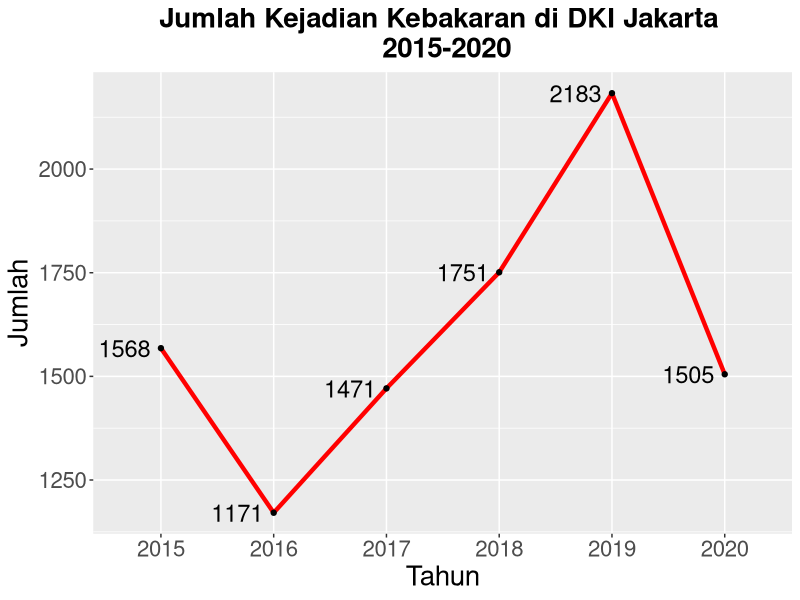
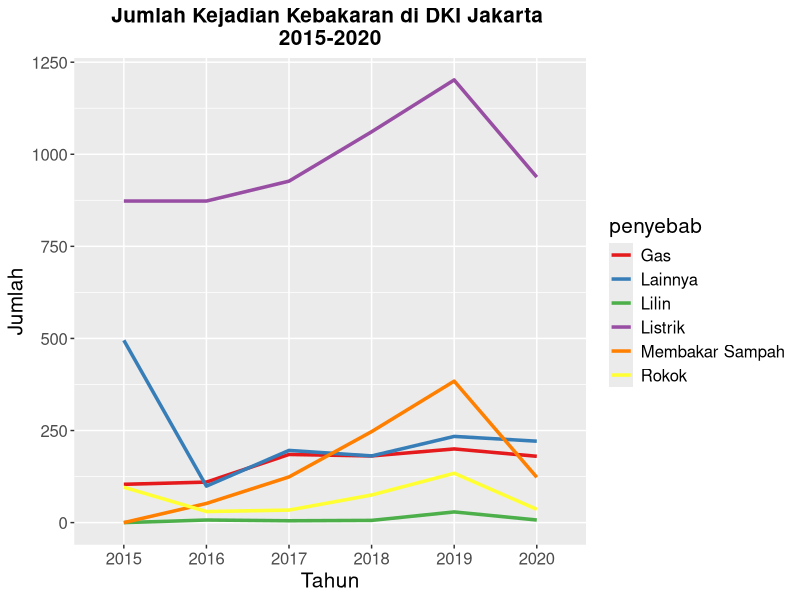
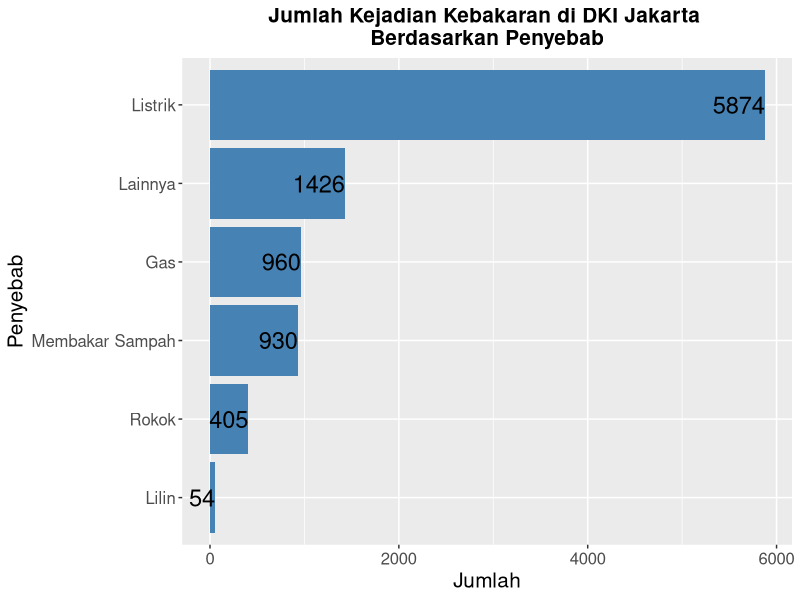
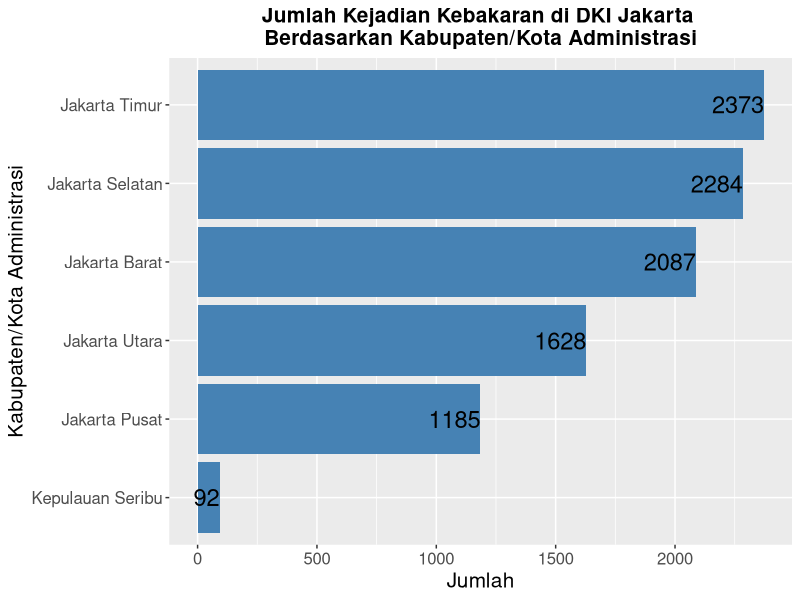
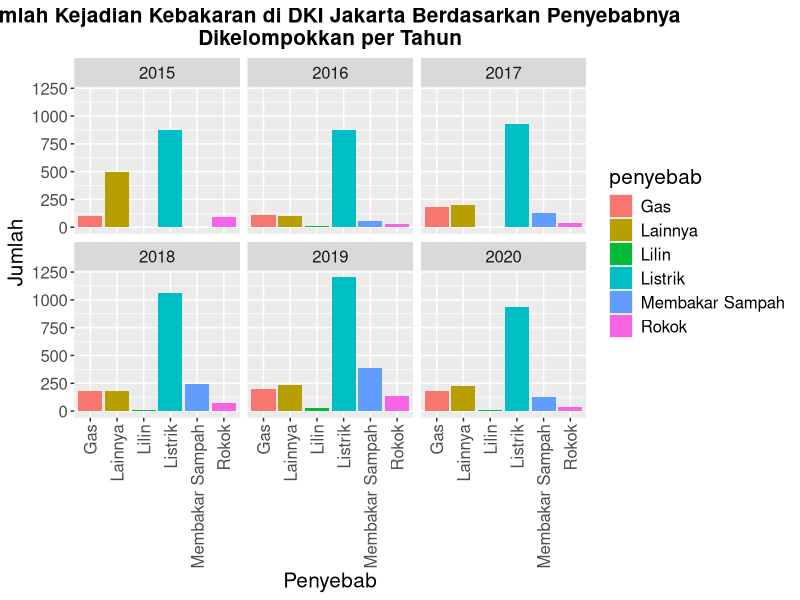
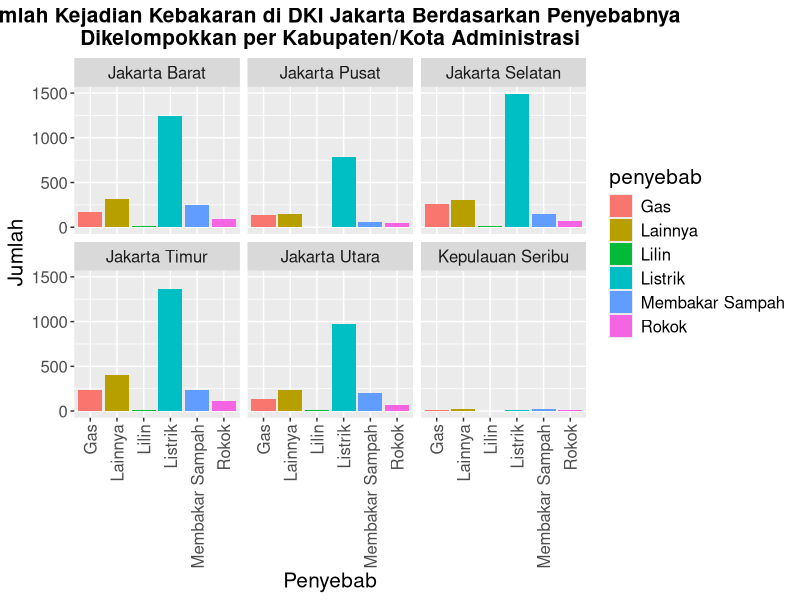
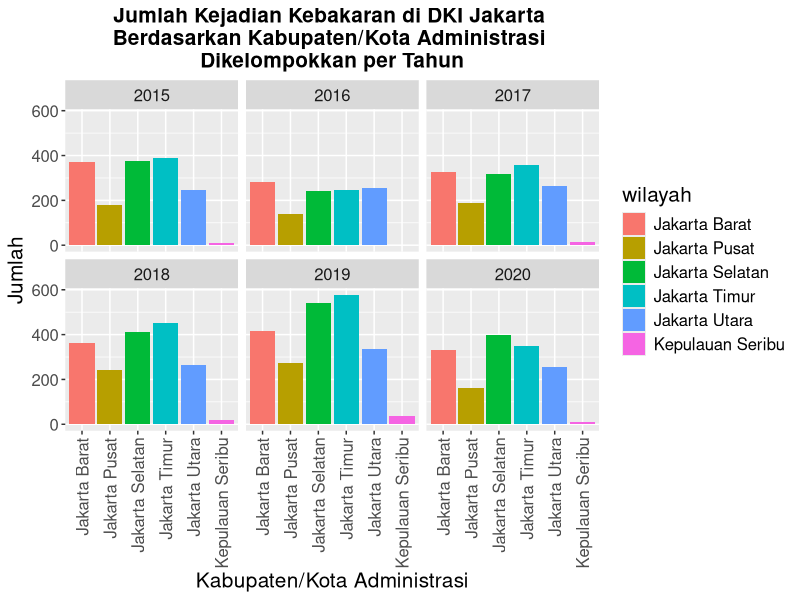

Here is the R script that generated these plots, in order:
# Import library
library(readr)
library(ggplot2)
library(dplyr)

# Import data
data <- read_csv("PenyebabKebakaranJakarta.csv")
print(data)

# Melihat nilai unik
unique(data[c("tahun")])
unique(data[c("wilayah")])
unique(data[c("penyebab")])

# Mengubah jenis data
data$tahun <- as.factor(data$tahun)
data$wilayah <- as.factor(data$wilayah)
data$penyebab <- as.factor(data$penyebab)
head(data)

# Melihat missing data
sum(is.na(data))

# Membuat data dalam pertahun
pertahun <- aggregate(jumlah~tahun, data, sum)
ggplot(pertahun, aes(x=tahun,y=jumlah,group=1)) +
  geom_line(stat='identity',color='red',size=1.5) + 
  geom_point() +
  geom_text(aes(label=jumlah),hjust=1.2, color="black", size=6, parse=TRUE) +
  ggtitle("Jumlah Kejadian Kebakaran di DKI Jakarta \n 2015-2020") +
  labs(x='Tahun',y='Jumlah') +
  theme(plot.title = element_text(hjust = 0.5,size=20,face='bold'),text = element_text(size=20))

# Membuat trend plot tiap tahun
trend <- data %>%
          group_by(tahun,penyebab) %>%
          summarise(jumlah = sum(jumlah))
ggplot(trend,aes(x = tahun, y = jumlah, colour = penyebab, group = penyebab)) +
  geom_line(size=1.2) +
  ggtitle("Jumlah Kejadian Kebakaran di DKI Jakarta \n2015-2020") +
  labs(x='Tahun',y='Jumlah') +
  theme(plot.title = element_text(hjust = 0.5,size=15,face='bold'),text = element_text(size=15)) +
  scale_colour_brewer(palette="Set1") 

# Membuat Bar chart Penyebab Kebakaran
penyebab <- aggregate(jumlah~penyebab, data, sum)
ggplot(penyebab, aes(x=reorder(penyebab,jumlah),y=jumlah)) +
  geom_bar(stat="identity", fill='steelblue') +
  geom_text(aes(label=jumlah),hjust=1, color="black", size=6, parse=TRUE) +
  ggtitle("Jumlah Kejadian Kebakaran di DKI Jakarta \nBerdasarkan Penyebab") +
  labs(x='Penyebab',y='Jumlah') +
  theme(plot.title = element_text(hjust = 0.5,size=15,face='bold'),text = element_text(size=15)) +
  coord_flip()

# Membuat Bar chart Penyebab Kebakaran berdasarkan wilayah
wilayah <- aggregate(jumlah~wilayah,data,sum)
ggplot(wilayah, aes(x=reorder(wilayah,jumlah),y=jumlah)) +
  geom_bar(stat="identity", fill='steelblue') +
  geom_text(aes(label=jumlah),hjust=1, color="black", size=6, parse=TRUE) +
  ggtitle("Jumlah Kejadian Kebakaran di DKI Jakarta \nBerdasarkan Kabupaten/Kota Administrasi") +
  labs(x='Kabupaten/Kota Administrasi',y='Jumlah') +
  theme(plot.title = element_text(hjust = 0.5,size=15,face='bold'),text = element_text(size=15)) +
  coord_flip()

# Bar chart Jumlah Kejadian Kebakaran berdasarkan penyebab per tahun
ggplot(data, aes(x=penyebab,y=jumlah,fill=penyebab)) +
  geom_bar(stat="identity") +
  ggtitle("Jumlah Kejadian Kebakaran di DKI Jakarta Berdasarkan Penyebabnya \nDikelompokkan per Tahun") +
  labs(x='Penyebab',y='Jumlah') +
  theme(plot.title = element_text(hjust=0.5,size=15,face='bold'),axis.text.x=element_text(angle = 90,vjust = 0.5, hjust=1),text = element_text(size=15)) + 
  facet_wrap(~tahun)

# Bar chart Jumlah Kejadian Kebakaran berdasarkan penyebab per kabupaten/kota administrasi
ggplot(data, aes(x=penyebab,y=jumlah,fill=penyebab)) +
  geom_bar(stat="identity") +
  ggtitle("Jumlah Kejadian Kebakaran di DKI Jakarta Berdasarkan Penyebabnya \nDikelompokkan per Kabupaten/Kota Administrasi") +
  labs(x='Penyebab',y='Jumlah') +
  theme(plot.title = element_text(hjust=0.5,size=15,face='bold'),axis.text.x=element_text(angle = 90,vjust = 0.5, hjust=1),text = element_text(size=15)) + 
  facet_wrap(~wilayah) 

# Bar chart Jumlah Kejadian Kebakaran berdasarkan kabupaten/kota administrasi per tahun
ggplot(data, aes(x=wilayah,y=jumlah,fill=wilayah)) +
  geom_bar(stat="identity") +
  ggtitle("Jumlah Kejadian Kebakaran di DKI Jakarta \nBerdasarkan Kabupaten/Kota Administrasi \nDikelompokkan per Tahun") +
  labs(x='Kabupaten/Kota Administrasi',y='Jumlah') +
  theme(plot.title = element_text(hjust=0.5,size=15,face='bold'),axis.text.x=element_text(angle = 90,vjust = 0.5, hjust=1),text = element_text(size=15)) + 
  facet_wrap(~tahun) 